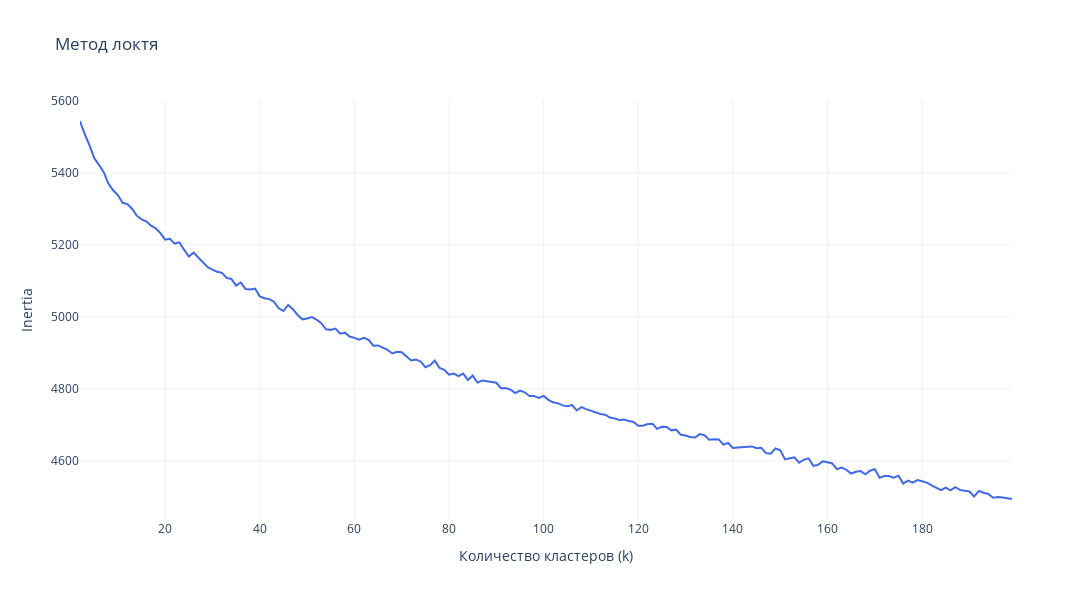
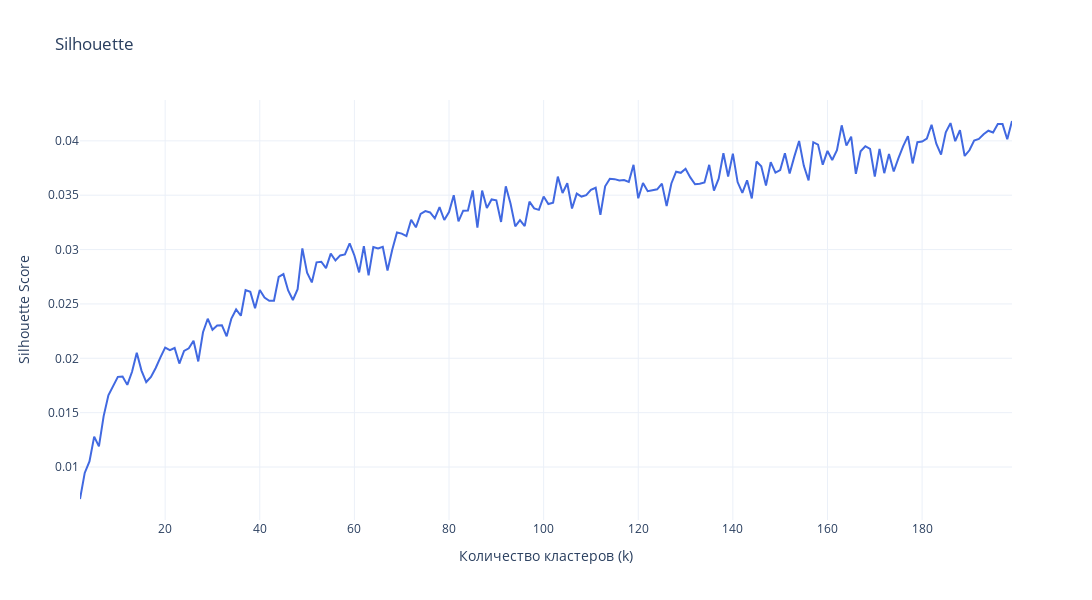

Notebook cell for these charts, in order:
### Code cell
# Находим оптимальное число кластеров у первой попавшейся модели
# find_optimal_k(X, range(2, 200))
# По графику делаю вывод, что с увеличением кол-ва кластеров результаты постепенно улучшаются. Локоть не наблюдается.
# Время выполнения: 12 минут. Лучший результат: k=199: inertia=4495, silhouette=0.042

### Figure 1 — Plotly figure (JSON) as saved in the notebook; plotly's stock layout.template omitted (floating-point values rounded to 4 significant figures; data arrays with more than 128 entries replaced by an {"elided": "..."} marker saying what was removed)
{"data": [{"hovertemplate": "Дата: %{x}<br>Значение: %{y:.4f} <extra></extra>", "line": {"color": "royalblue", "width": 2}, "mode": "lines", "x": {"elided": "198 int values"}, "y": {"elided": "198 float values"}, "type": "scatter"}], "layout": {"title": {"text": "Метод локтя"}, "xaxis": {"title": {"text": "Количество кластеров (k)"}}, "yaxis": {"title": {"text": "Inertia"}}, "hovermode": "x unified", "width": 1100, "height": 600}}

### Figure 2 — Plotly figure (JSON) as saved in the notebook; plotly's stock layout.template omitted (floating-point values rounded to 4 significant figures; data arrays with more than 128 entries replaced by an {"elided": "..."} marker saying what was removed)
{"data": [{"hovertemplate": "Дата: %{x}<br>Значение: %{y:.4f} <extra></extra>", "line": {"color": "royalblue", "width": 2}, "mode": "lines", "x": {"elided": "198 int values"}, "y": {"elided": "198 float values"}, "type": "scatter"}], "layout": {"title": {"text": "Silhouette"}, "xaxis": {"title": {"text": "Количество кластеров (k)"}}, "yaxis": {"title": {"text": "Silhouette Score"}}, "hovermode": "x unified", "width": 1100, "height": 600}}
